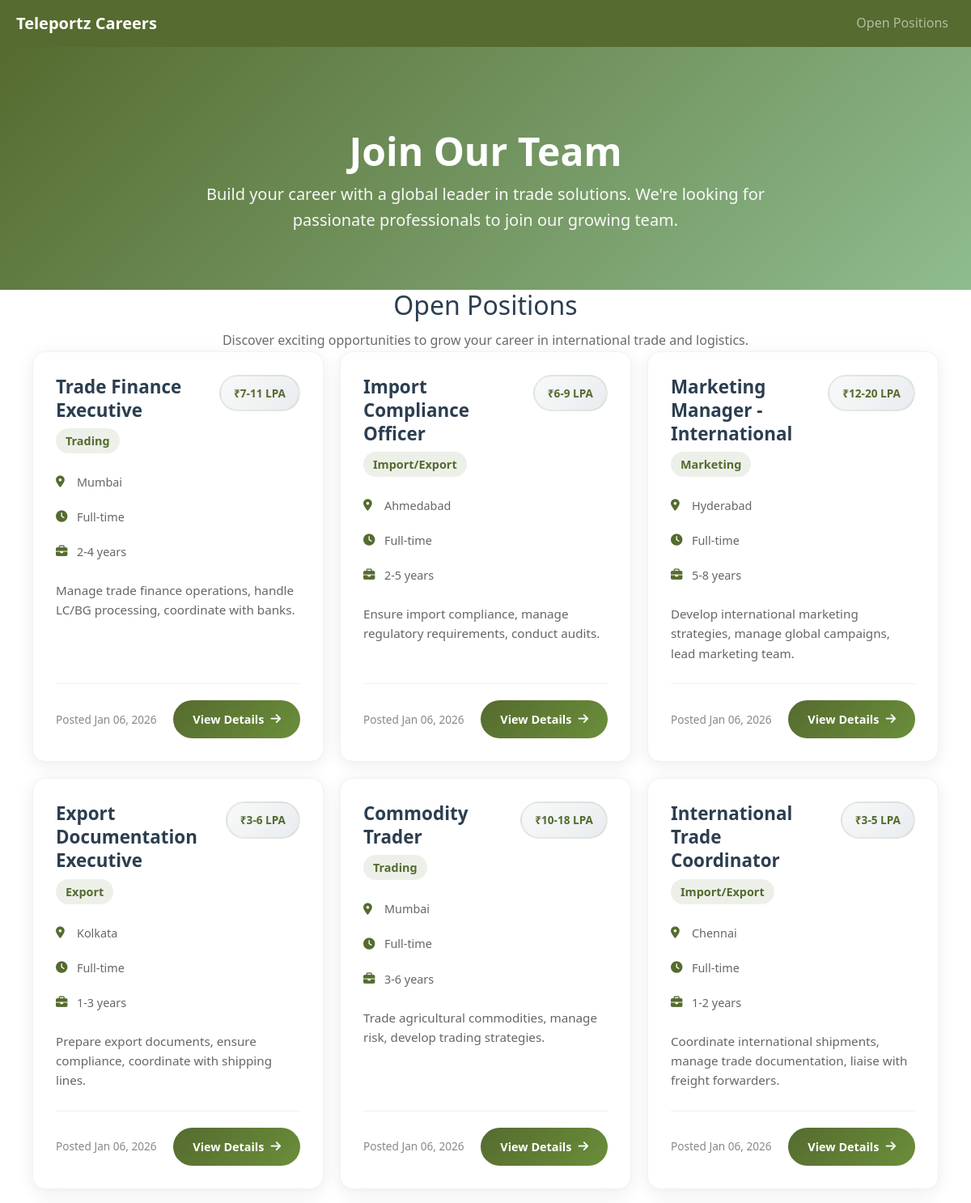
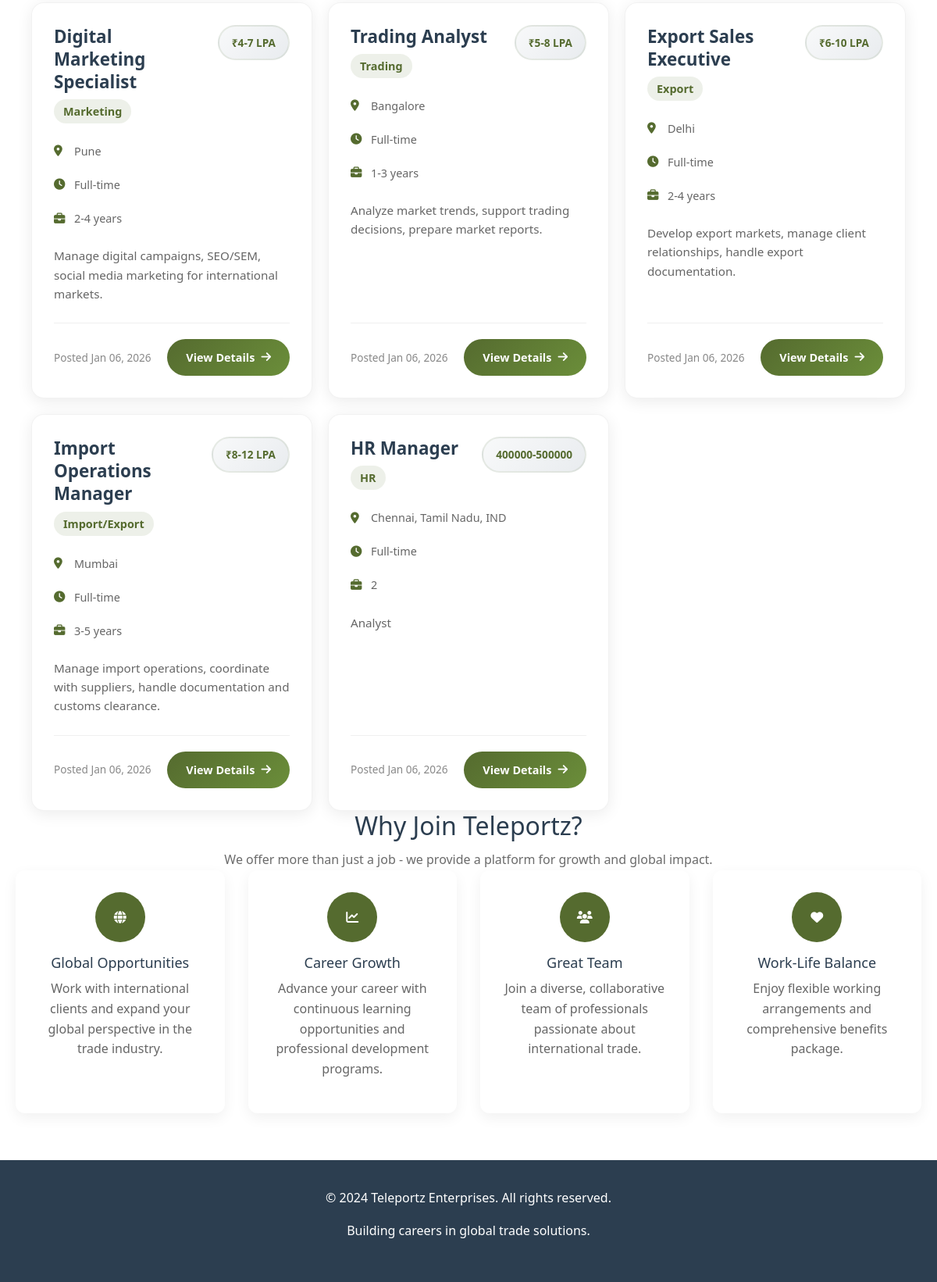
The page / on the database its author committed (2 pictures, top to bottom).
### career/models.py (models this page shows)
class Job(db.Model):
    id = db.Column(db.Integer, primary_key=True)
    title = db.Column(db.String(200), nullable=False)
    department = db.Column(db.String(100), nullable=False)
    location = db.Column(db.String(100), nullable=False)
    type = db.Column(db.String(50), nullable=False)
    experience = db.Column(db.String(100), nullable=False)
    salary_range = db.Column(db.String(100))
    description = db.Column(db.Text, nullable=False)
    requirements = db.Column(db.Text, nullable=False)
    benefits = db.Column(db.Text)
    is_active = db.Column(db.Boolean, default=True)
    created_at = db.Column(db.DateTime, default=datetime.utcnow)

### career/routes.py (the view)
@career_bp.route('/')
def careers():
    jobs = Job.query.filter_by(is_active=True).order_by(Job.created_at.desc()).all()
    return render_template('career/careers.html', jobs=jobs)

### career/templates/career/careers.html (shortened to what this page needs)
{% extends "base.html" %}
{% block content %}
<section class="hero-section">
    <div class="container container-main">
        <div class="hero-content text-center">
            <h1 class="hero-title">Join Our Team</h1>
            <p class="hero-subtitle">
                Build your career with a global leader in trade solutions. We're looking for passionate professionals to join our growing team.
            </p>
        </div>
    </div>
</section>
<section class="careers-section">
    <div class="container container-main">
        <div class="section-header text-center">
            <h2>Open Positions</h2>
            <p>
                Discover exciting opportunities to grow your career in international trade and logistics.
            </p>
        </div>
        {% if jobs %}
        <div class="jobs-grid">
            {% for job in jobs %}
            <div class="job-card">
                <div class="job-card-inner">
                    <div class="job-header">
                        <div class="job-title-section">
                            <h3 class="job-title">{{ job.title }}</h3>
                            <div class="job-department">{{ job.department }}</div>
                        </div>
                        {% if job.salary_range %}
                        <div class="salary-badge">
                            {{ job.salary_range }}
                        </div>
                        {% endif %}
                    </div>
                    <div class="job-meta">
                        <div class="meta-item">
                            <i class="fa-solid fa-location-dot"></i>
                            <span>{{ job.location }}</span>
                        </div>
                        <div class="meta-item">
                            <i class="fa-solid fa-clock"></i>
                            <span>{{ job.type }}</span>
                        </div>
                        <div class="meta-item">
                            <i class="fa-solid fa-briefcase"></i>
                            <span>{{ job.experience }}</span>
                        </div>
                    </div>
                    <p class="job-description">
                        {{ job.description[:150] }}{% if job.description|length > 150 %}...{% endif %}
                    </p>
                    <div class="job-footer">
                        <span class="posted-date">
                            Posted {{ job.created_at.strftime('%b %d, %Y') }}
                        </span>
                        <a href="{{ url_for('career.job_detail', job_id=job.id) }}" class="btn-apply">
                            View Details
                            <i class="fa-solid fa-arrow-right"></i>
                        </a>
                    </div>
                </div>
            </div>
            {% endfor %}
        </div>
        {% endif %}
    </div>
</section>
<section class="why-join-section">
    <div class="container container-main">
        <div class="section-header text-center">
            <h2>Why Join Teleportz?</h2>
            <p>
                We offer more than just a job - we provide a platform for growth and global impact.
            </p>
        </div>
        <div class="benefits-grid">
            <div class="benefit-card">
                <div class="benefit-icon">
                    <i class="fa-solid fa-globe"></i>
                </div>
                <h3>Global Opportunities</h3>
                <p>Work with international clients and expand your global perspective in the trade industry.</p>
            </div>
            <div class="benefit-card">
                <div class="benefit-icon">
                    <i class="fa-solid fa-chart-line"></i>
                </div>
                <h3>Career Growth</h3>
                <p>Advance your career with continuous learning opportunities and professional development programs.</p>
            </div>
            <div class="benefit-card">
                <div class="benefit-icon">
                    <i class="fa-solid fa-users"></i>
                </div>
                <h3>Great Team</h3>
                <p>Join a diverse, collaborative team of professionals passionate about international trade.</p>
            </div>
            <div class="benefit-card">
                <div class="benefit-icon">
                    <i class="fa-solid fa-heart"></i>
                </div>
                <h3>Work-Life Balance</h3>
                <p>Enjoy flexible working arrangements and comprehensive benefits package.</p>
            </div>
        </div>
    </div>
</section>
{% endblock %}

### career/templates/base.html (shortened to what this page needs)
<!DOCTYPE html>
<html lang="en">
<head>
    <link href="https://cdn.jsdelivr.net/npm/bootstrap@5.3.0/dist/css/bootstrap.min.css" rel="stylesheet">
    <link rel="stylesheet" href="https://cdnjs.cloudflare.com/ajax/libs/font-awesome/6.4.0/css/all.min.css">
    <link rel="stylesheet" href="{{ url_for('career.static', filename='css/careers.css') }}">
</head>
<body>
    <nav class="navbar navbar-expand-lg navbar-dark navcareers">
        <div class="container container-main">
            <a class="navbar-brand" href="{{ url_for('career.careers') }}">
                <strong>Teleportz Careers</strong>
            </a>
            <div class="collapse navbar-collapse" id="navbarNav">
                <ul class="navbar-nav ms-auto">
                    <li class="nav-item">
                        <a class="nav-link" href="{{ url_for('career.careers') }}">Open Positions</a>
                    </li>
                </ul>
            </div>
        </div>
    </nav>
    {% block content %}{% endblock %}
    <footer class="footercareers">
        <div class="container container-main text-center">
            <p>&copy; 2024 Teleportz Enterprises. All rights reserved.</p>
            <p>Building careers in global trade solutions.</p>
        </div>
    </footer>
</body>
</html>

### career/templates/base.html (style rules this page uses)
body { font-family: 'Segoe UI', Tahoma, Geneva, Verdana, sans-serif; line-height: 1.6; color: #333; }
.container { max-width: 1200px; margin: 0 auto; padding: 0 20px; }
.text-center { text-align: center; }

### career/templates/career/careers.html (style rules this page uses)
.jobs-grid { display: grid; grid-template-columns: repeat(auto-fit, minmax(380px, 1fr)); gap: 25px; max-width: 1400px; margin: 0 auto; }
.job-card { background: white; border-radius: 16px; overflow: hidden; box-shadow: 0 4px 20px rgba(0, 0, 0, 0.08); border: 1px solid rgba(0, 0, 0, 0.05); transition: all 0.4s cubic-bezier(0.25, 0.46, 0.45, 0.94); position: relative; height: 100%; }
.job-card::before { content: ''; position: absolute; top: 0; left: 0; right: 0; height: 4px; background: linear-gradient(90deg, #556b2f, #8fbc8f); transform: scaleX(0); transition: transform 0.3s ease; }
.job-card-inner { padding: 28px; height: 100%; display: flex; flex-direction: column; }
.job-header { display: flex; justify-content: space-between; align-items: flex-start; margin-bottom: 20px; gap: 15px; }
.job-title-section { flex: 1; }
.job-title { font-size: 1.4rem; font-weight: 700; color: #2c3e50; margin: 0 0 8px 0; line-height: 1.3; transition: color 0.3s ease; }
.job-department { font-size: 0.9rem; font-weight: 600; color: #556b2f; background: rgba(85, 107, 47, 0.1); padding: 4px 12px; border-radius: 20px; display: inline-block; }
.salary-badge { background: linear-gradient(135deg, #f8f9fa, #e9ecef); padding: 10px 16px; border-radius: 25px; font-weight: 700; color: #556b2f; font-size: 0.85rem; white-space: nowrap; border: 2px solid rgba(85, 107, 47, 0.1); transition: all 0.3s ease; }
.job-meta { display: flex; flex-direction: column; gap: 12px; margin-bottom: 20px; }
.meta-item { display: flex; align-items: center; gap: 10px; font-size: 0.9rem; color: #666; transition: color 0.3s ease; }
.meta-item i { width: 16px; color: #556b2f; transition: transform 0.3s ease; }
.job-description { color: #666; line-height: 1.6; margin-bottom: auto; font-size: 0.95rem; }
.job-footer { display: flex; justify-content: space-between; align-items: center; margin-top: 25px; padding-top: 20px; border-top: 1px solid #f0f0f0; }
.posted-date { color: #888; font-size: 0.85rem; font-weight: 500; }
.btn-apply { background: linear-gradient(135deg, #556b2f, #6b8e3a); color: white; padding: 12px 24px; border-radius: 25px; text-decoration: none; font-weight: 600; font-size: 0.9rem; display: flex; align-items: center; gap: 8px; transition: all 0.3s cubic-bezier(0.25, 0.46, 0.45, 0.94); position: relative; overflow: hidden; }
.btn-apply::before { content: ''; position: absolute; top: 0; left: -100%; width: 100%; height: 100%; background: linear-gradient(90deg, transparent, rgba(255,255,255,0.2), transparent); transition: left 0.5s; }
.btn-apply i { transition: transform 0.3s ease; }
@media (max-width: 1200px) { .jobs-grid { grid-template-columns: repeat(auto-fit, minmax(350px, 1fr)); gap: 20px; } }

### rows shown on the page
Job: title "Trade Finance Executive", department "Trading", salary_range "₹7-11 LPA", location "Mumbai", type "Full-time", experience "2-4 years", description "Manage trade finance operations, handle LC/BG processing, coordinate with banks.", created_at "Jan 06, 2026"
Job: title "Import Compliance Officer", department "Import/Export", salary_range "₹6-9 LPA", location "Ahmedabad", type "Full-time", experience "2-5 years", description "Ensure import compliance, manage regulatory requirements, conduct audits.", created_at "Jan 06, 2026"
Job: title "Marketing Manager - International", department "Marketing", salary_range "₹12-20 LPA", location "Hyderabad", type "Full-time", experience "5-8 years", description "Develop international marketing strategies, manage global campaigns, lead marketing team.", created_at "Jan 06, 2026"
Job: title "Export Documentation Executive", department "Export", salary_range "₹3-6 LPA", location "Kolkata", type "Full-time", experience "1-3 years", description "Prepare export documents, ensure compliance, coordinate with shipping lines.", created_at "Jan 06, 2026"
Job: title "Commodity Trader", department "Trading", salary_range "₹10-18 LPA", location "Mumbai", type "Full-time", experience "3-6 years", description "Trade agricultural commodities, manage risk, develop trading strategies.", created_at "Jan 06, 2026"
Job: title "International Trade Coordinator", department "Import/Export", salary_range "₹3-5 LPA", location "Chennai", type "Full-time", experience "1-2 years", description "Coordinate international shipments, manage trade documentation, liaise with freight forwarders.", created_at "Jan 06, 2026"
Job: title "Digital Marketing Specialist", department "Marketing", salary_range "₹4-7 LPA", location "Pune", type "Full-time", experience "2-4 years", description "Manage digital campaigns, SEO/SEM, social media marketing for international markets.", created_at "Jan 06, 2026"
Job: title "Trading Analyst", department "Trading", salary_range "₹5-8 LPA", location "Bangalore", type "Full-time", experience "1-3 years", description "Analyze market trends, support trading decisions, prepare market reports.", created_at "Jan 06, 2026"
Job: title "Export Sales Executive", department "Export", salary_range "₹6-10 LPA", location "Delhi", type "Full-time", experience "2-4 years", description "Develop export markets, manage client relationships, handle export documentation.", created_at "Jan 06, 2026"
Job: title "Import Operations Manager", department "Import/Export", salary_range "₹8-12 LPA", location "Mumbai", type "Full-time", experience "3-5 years", description "Manage import operations, coordinate with suppliers, handle documentation and customs clearance.", created_at "Jan 06, 2026"
Job: title "HR Manager", department "HR", salary_range "400000-500000", location "Chennai, Tamil Nadu, IND", type "Full-time", experience "2", description "Analyst", created_at "Jan 06, 2026"
